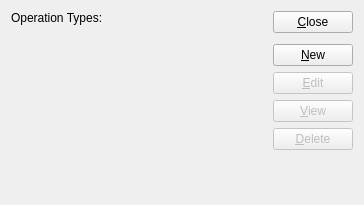
<?xml version="1.0" encoding="UTF-8"?>
<ui version="4.0">
 <comment>This file is part of the xtmfg Package for xTuple ERP,
and is Copyright (c) 1999-2014 by OpenMFG LLC, d/b/a xTuple.  It
is licensed to you under the xTuple End-User License Agreement (&quot;the
EULA&quot;), the full text of which is available at www.xtuple.com/EULA.
While the EULA gives you access to source code and encourages your
involvement in the development process, this Package is not free
software.  By using this software, you agree to be bound by the
terms of the EULA.</comment>
 <class>operationTypes</class>
 <widget class="QWidget" name="operationTypes">
  <property name="geometry">
   <rect>
    <x>0</x>
    <y>0</y>
    <width>364</width>
    <height>205</height>
   </rect>
  </property>
  <property name="windowTitle">
   <string>List Operation Types</string>
  </property>
  <layout class="QGridLayout" name="gridLayout">
   <item row="0" column="0">
    <layout class="QVBoxLayout">
     <property name="spacing">
      <number>0</number>
     </property>
     <item>
      <widget class="QLabel" name="_operationTypesLit">
       <property name="text">
        <string>Operation Types:</string>
       </property>
      </widget>
     </item>
     <item>
      <widget class="XTreeWidget" name="_opntype">
       <property name="sizePolicy">
        <sizepolicy hsizetype="Expanding" vsizetype="Expanding">
         <horstretch>0</horstretch>
         <verstretch>0</verstretch>
        </sizepolicy>
       </property>
      </widget>
     </item>
    </layout>
   </item>
   <item row="0" column="1">
    <layout class="QVBoxLayout" name="verticalLayout">
     <item>
      <widget class="QPushButton" name="_close">
       <property name="text">
        <string>&amp;Close</string>
       </property>
      </widget>
     </item>
     <item>
      <spacer name="verticalSpacer">
       <property name="orientation">
        <enum>Qt::Vertical</enum>
       </property>
       <property name="sizeType">
        <enum>QSizePolicy::Preferred</enum>
       </property>
       <property name="sizeHint" stdset="0">
        <size>
         <width>20</width>
         <height>5</height>
        </size>
       </property>
      </spacer>
     </item>
     <item>
      <widget class="QPushButton" name="_new">
       <property name="text">
        <string>&amp;New</string>
       </property>
      </widget>
     </item>
     <item>
      <widget class="QPushButton" name="_edit">
       <property name="enabled">
        <bool>false</bool>
       </property>
       <property name="text">
        <string>&amp;Edit</string>
       </property>
      </widget>
     </item>
     <item>
      <widget class="QPushButton" name="_view">
       <property name="enabled">
        <bool>false</bool>
       </property>
       <property name="text">
        <string>&amp;View</string>
       </property>
      </widget>
     </item>
     <item>
      <widget class="QPushButton" name="_delete">
       <property name="enabled">
        <bool>false</bool>
       </property>
       <property name="text">
        <string>&amp;Delete</string>
       </property>
      </widget>
     </item>
     <item>
      <spacer name="Spacer6">
       <property name="orientation">
        <enum>Qt::Vertical</enum>
       </property>
       <property name="sizeType">
        <enum>QSizePolicy::Expanding</enum>
       </property>
       <property name="sizeHint" stdset="0">
        <size>
         <width>20</width>
         <height>20</height>
        </size>
       </property>
      </spacer>
     </item>
    </layout>
   </item>
  </layout>
 </widget>
 <layoutdefault spacing="6" margin="11"/>
 <pixmapfunction>qPixmapFromMimeSource</pixmapfunction>
 <customwidgets>
  <customwidget>
   <class>XTreeWidget</class>
   <extends></extends>
   <header>xtreewidget.h</header>
  </customwidget>
 </customwidgets>
 <tabstops>
  <tabstop>_opntype</tabstop>
  <tabstop>_new</tabstop>
  <tabstop>_edit</tabstop>
  <tabstop>_view</tabstop>
  <tabstop>_delete</tabstop>
  <tabstop>_close</tabstop>
 </tabstops>
 <resources/>
 <connections>
  <connection>
   <sender>_opntype</sender>
   <signal>valid(bool)</signal>
   <receiver>_view</receiver>
   <slot>setEnabled(bool)</slot>
   <hints>
    <hint type="sourcelabel">
     <x>20</x>
     <y>20</y>
    </hint>
    <hint type="destinationlabel">
     <x>20</x>
     <y>20</y>
    </hint>
   </hints>
  </connection>
  <connection>
   <sender>_close</sender>
   <signal>clicked()</signal>
   <receiver>operationTypes</receiver>
   <slot>close()</slot>
   <hints>
    <hint type="sourcelabel">
     <x>20</x>
     <y>20</y>
    </hint>
    <hint type="destinationlabel">
     <x>20</x>
     <y>20</y>
    </hint>
   </hints>
  </connection>
 </connections>
</ui>
